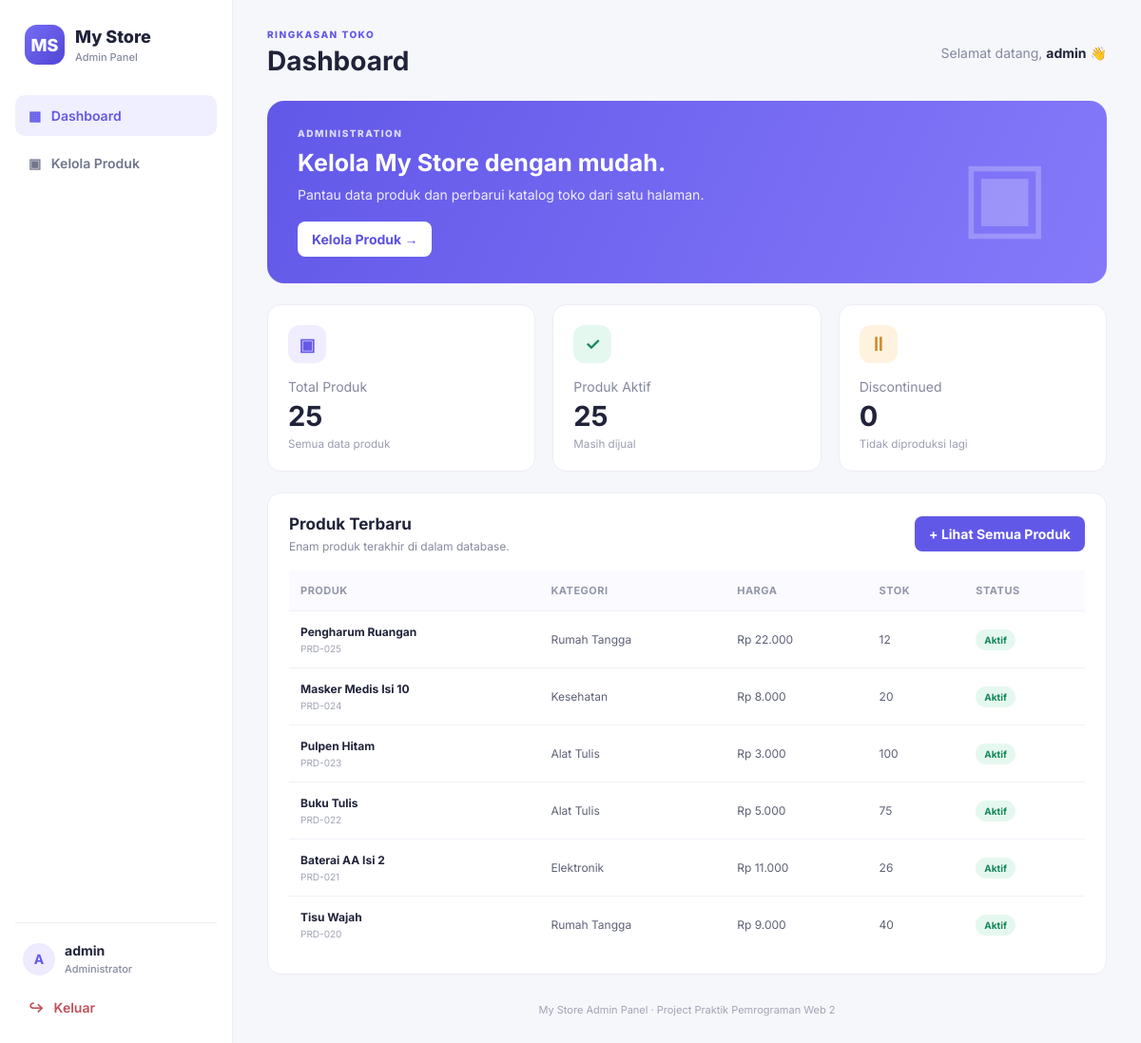
The app's page /dashboard.php (signed in) with its own data.
### tables this page shows
CREATE TABLE IF NOT EXISTS products (
    id INT AUTO_INCREMENT PRIMARY KEY,
    sku VARCHAR(40) NOT NULL UNIQUE,
    name VARCHAR(120) NOT NULL,
    category VARCHAR(80) NOT NULL,
    price DECIMAL(12,2) NOT NULL DEFAULT 0,
    stock INT NOT NULL DEFAULT 0,
    status ENUM('Aktif','Discontinued') NOT NULL DEFAULT 'Aktif',
    created_at TIMESTAMP DEFAULT CURRENT_TIMESTAMP,
    updated_at TIMESTAMP DEFAULT CURRENT_TIMESTAMP ON UPDATE CURRENT_TIMESTAMP
);

### auth.php (called while the page is built, shortened)
<?php
function e(?string $value): string
{
    return htmlspecialchars($value ?? '', ENT_QUOTES, 'UTF-8');
}

### dashboard.php (the view, shortened to what this page needs)
<?php
require_once __DIR__ . '/config/database.php';
require_once __DIR__ . '/config/auth.php';
$total = (int)$pdo->query('SELECT COUNT(*) FROM products')->fetchColumn();
$active = (int)$pdo->query("SELECT COUNT(*) FROM products WHERE status = 'Aktif'")->fetchColumn();
$discontinued = (int)$pdo->query("SELECT COUNT(*) FROM products WHERE status = 'Discontinued'")->fetchColumn();
$recent = $pdo->query('SELECT * FROM products ORDER BY id DESC LIMIT 6')->fetchAll();
?>
<!doctype html>
<html lang="id">
<head>
    <link rel="stylesheet" href="assets/style.css">
</head>
<body>
<div class="app-shell">
    <aside class="sidebar">
        <a class="logo" href="dashboard.php"><span class="logo-mark">MS</span><span>My Store<small>Admin Panel</small></span></a>
        <nav>
            <a class="nav-link active" href="dashboard.php">▦ &nbsp; Dashboard</a>
            <a class="nav-link" href="products.php">▣ &nbsp; Kelola Produk</a>
        </nav>
        <div class="sidebar-bottom">
            <div class="admin-mini"><span class="avatar">A</span><span><?= e($_SESSION['admin_username']) ?><small>Administrator</small></span></div>
            <a class="nav-link logout-link" href="logout.php">↪ &nbsp; Keluar</a>
        </div>
    </aside>
    <main class="main-content">
        <header class="topbar"><div><p class="eyebrow">RINGKASAN TOKO</p><h1>Dashboard</h1></div><div class="welcome">Selamat datang, <b><?= e($_SESSION['admin_username']) ?></b> 👋</div></header>
        <section class="welcome-banner">
            <div><p class="eyebrow light">ADMINISTRATION</p><h2>Kelola My Store dengan mudah.</h2><p>Pantau data produk dan perbarui katalog toko dari satu halaman.</p><a class="btn white" href="products.php">Kelola Produk →</a></div>
            <div class="banner-symbol">▣</div>
        </section>
        <section class="stats-grid">
            <article class="stat-card"><div class="stat-icon purple">▣</div><p>Total Produk</p><strong><?= $total ?></strong><small>Semua data produk</small></article>
            <article class="stat-card"><div class="stat-icon green">✓</div><p>Produk Aktif</p><strong><?= $active ?></strong><small>Masih dijual</small></article>
            <article class="stat-card"><div class="stat-icon orange">Ⅱ</div><p>Discontinued</p><strong><?= $discontinued ?></strong><small>Tidak diproduksi lagi</small></article>
        </section>
        <section class="panel">
            <div class="panel-heading"><div><h2>Produk Terbaru</h2><p>Enam produk terakhir di dalam database.</p></div><a class="btn primary" href="products.php">+ Lihat Semua Produk</a></div>
            <div class="table-wrap"><table><thead><tr><th>Produk</th><th>Kategori</th><th>Harga</th><th>Stok</th><th>Status</th></tr></thead><tbody>
            <?php foreach ($recent as $p): ?>
                <tr><td><b><?= e($p['name']) ?></b><small class="subtext"><?= e($p['sku']) ?></small></td><td><?= e($p['category']) ?></td><td>Rp <?= number_format((float)$p['price'], 0, ',', '.') ?></td><td><?= (int)$p['stock'] ?></td><td><span class="badge <?= $p['status'] === 'Aktif' ? 'success' : 'muted-badge' ?>"><?= e($p['status']) ?></span></td></tr>
            <?php endforeach; ?>
            </tbody></table></div>
        </section>
        <footer>My Store Admin Panel · Project Praktik Pemrograman Web 2</footer>
    </main>
</div>
</body>
</html>

### style.css (style rules this page uses)
:root { --ink:#20233a;--muted:#85899e;--line:#eceef5;--primary:#6258e8;--bg:#f6f7fb;--green:#16875c }
* { box-sizing:border-box }
body { margin:0;font-family:Inter,Arial,sans-serif;background:var(--bg);color:var(--ink);font-size:14px }
a { text-decoration:none;color:inherit }
.app-shell { display:flex;min-height:100vh }
.sidebar { width:245px;background:#fff;border-right:1px solid var(--line);padding:26px 16px;display:flex;flex-direction:column;flex-shrink:0 }
.logo { display:flex;gap:11px;align-items:center;padding:0 10px 32px;font-weight:800;font-size:18px }
.logo-mark,.brand-icon { display:grid;place-items:center;background:linear-gradient(135deg,#756cf5,#5146d5);color:#fff;font-weight:800;border-radius:13px;width:42px;height:42px }
.logo small,.admin-mini small { display:block;font-size:11px;color:var(--muted);font-weight:500;margin-top:4px }
.sidebar nav { display:grid;gap:7px }
.nav-link { display:block;padding:13px 14px;border-radius:10px;color:#70758c;font-weight:600 }
.nav-link:hover,.nav-link.active { background:#f0efff;color:var(--primary) }
.sidebar-bottom { margin-top:auto }
.admin-mini { display:flex;align-items:center;gap:10px;border-top:1px solid var(--line);padding:20px 8px 12px;font-weight:700 }
.avatar { width:34px;height:34px;border-radius:50%;background:#eeeaff;color:var(--primary);display:grid;place-items:center }
.logout-link { color:#c0505a }
.main-content { flex:1;min-width:0;padding:30px 36px;max-width:1600px;margin:0 auto }
.topbar { display:flex;align-items:center;justify-content:space-between;gap:20px;margin-bottom:25px }
.topbar h1 { font-size:28px;margin:5px 0 0 }
.eyebrow { font-size:10px;letter-spacing:1.5px;font-weight:800;color:var(--primary);margin:0 }
.welcome { color:var(--muted) }
.welcome b { color:var(--ink) }
.welcome-banner { background:linear-gradient(115deg,#6258e8,#8579fa);border-radius:18px;color:#fff;padding:28px 32px;display:flex;align-items:center;justify-content:space-between;overflow:hidden;margin-bottom:22px }
.welcome-banner h2 { font-size:25px;margin:10px 0 }
.welcome-banner p:not(.eyebrow) { color:#eeedff;margin:0 0 20px }
.light { color:#dedbff }
.banner-symbol { font-size:100px;opacity:.23;padding:0 28px }
.btn { border:0;border-radius:8px;padding:10px 15px;font-weight:700;display:inline-flex;align-items:center;justify-content:center;cursor:pointer;white-space:nowrap }
.btn.primary { background:var(--primary);color:#fff }
.btn.white { background:#fff;color:#5b51df }
.stats-grid { display:grid;grid-template-columns:repeat(3,minmax(0,1fr));gap:18px;margin-bottom:22px }
.stat-card,.panel { background:#fff;border:1px solid var(--line);border-radius:14px }
.stat-card { padding:21px }
.stat-icon { width:40px;height:40px;border-radius:12px;display:grid;place-items:center;font-size:18px;font-weight:800 }
.purple { background:#efedff;color:#6559e8 }
.green { background:#e5f8ef;color:#16875c }
.orange { background:#fff2df;color:#cf8520 }
.stat-card p { color:var(--muted);margin:16px 0 5px }
.stat-card strong { font-size:29px }
.stat-card small { display:block;color:#9a9db0;margin-top:5px }
.panel { padding:22px;margin-bottom:22px;min-width:0 }
.panel-heading { display:flex;justify-content:space-between;align-items:center;gap:15px;margin-bottom:18px }
.panel-heading h2 { font-size:17px;margin:0 0 6px }
.panel-heading p { margin:0;color:var(--muted);font-size:12px }
.table-wrap { width:100%;overflow-x:auto }
table { border-collapse:collapse;width:100%;white-space:nowrap }
th { text-align:left;font-size:11px;text-transform:uppercase;letter-spacing:.5px;color:#9296a9;background:#fafaff }
td,th { padding:14px 12px;border-bottom:1px solid #f0f1f7 }
td { font-size:12px;color:#5c6075 }
td b { color:var(--ink) }
tbody tr:last-child td { border-bottom:0 }
.subtext { display:block;color:#a0a3b4;font-size:10px;margin-top:4px }
.badge { display:inline-block;border-radius:20px;padding:5px 9px;font-size:10px;font-weight:700 }
.badge.success { color:#16875c;background:#e5f8ef }
footer { text-align:center;color:#a1a4b5;font-size:11px;padding:8px }

### records on screen
products: name "Pengharum Ruangan", sku "PRD-025", category "Rumah Tangga", price "22.000", stock "12", status "Aktif"
products: name "Masker Medis Isi 10", sku "PRD-024", category "Kesehatan", price "8.000", stock "20", status "Aktif"
products: name "Pulpen Hitam", sku "PRD-023", category "Alat Tulis", price "3.000", stock "100", status "Aktif"
products: name "Buku Tulis", sku "PRD-022", category "Alat Tulis", price "5.000", stock "75", status "Aktif"
products: name "Baterai AA Isi 2", sku "PRD-021", category "Elektronik", price "11.000", stock "26", status "Aktif"
products: name "Tisu Wajah", sku "PRD-020", category "Rumah Tangga", price "9.000", stock "40", status "Aktif"

### other values on screen
$_SESSION['admin_username'] "admin"
$total "25"
$active "25"
$discontinued "0"
